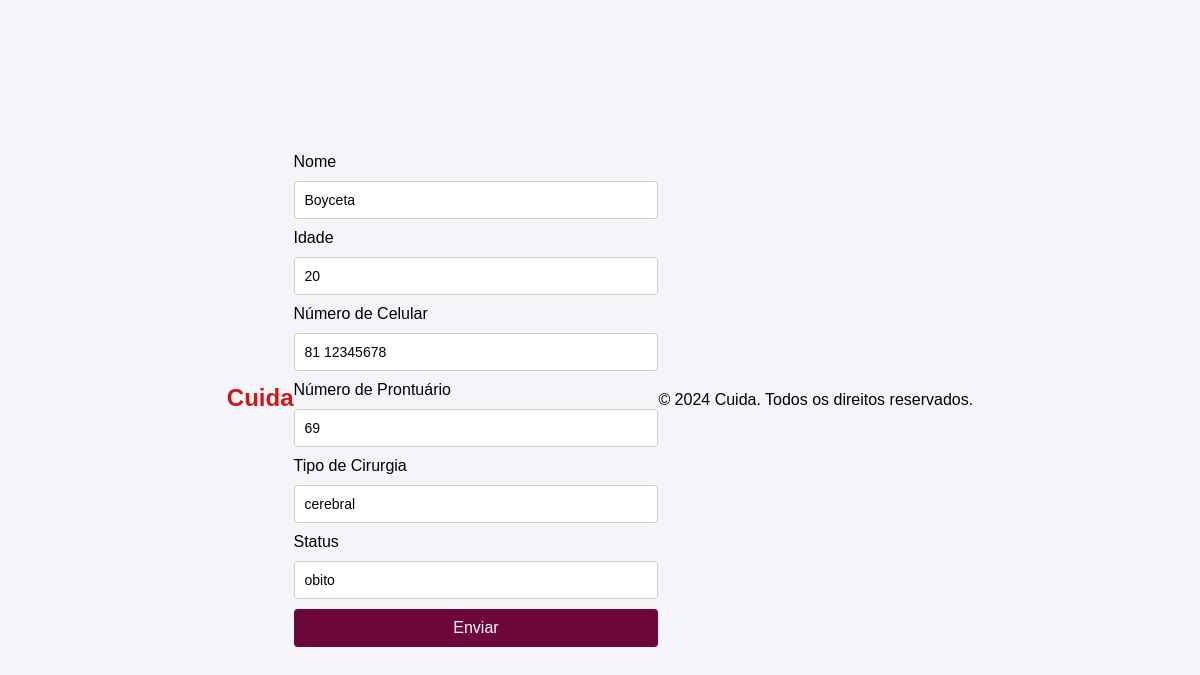
The app's page /update/1/ with its own data.
### app_cuida/models.py (models this page shows, shortened)
class Paciente(models.Model):
    id_paciente = models.AutoField(primary_key=True)
    nome = models.CharField(max_length=25, null=True, blank=True)
    idade = models.IntegerField(null=True, blank=True)
    numero_celular = models.CharField(max_length=15, null=True, blank=True)
    numero_prontuario = models.CharField(max_length=15, null=True, blank=True)
    tipo_cirurgia = models.CharField(max_length=15, null=True, blank=True)
    status = models.CharField(max_length=15, null=True, blank=True)

### app_cuida/views.py (the view, shortened to what this page needs)
# urls.py: path('update/<int:id_paciente>/', views.update, name='update_paciente'),
def update(request, id_paciente):
    if request.method == 'GET':
        paciente = Paciente.objects.filter(id_paciente=id_paciente).first()
        form = PacienteForm(instance=paciente)
        context = {
            'form': form,
        }
        return render(request, 'cadastro/home.html', context)

### app_cuida/forms.py
class PacienteForm(forms.ModelForm):
    class Meta:
        model = Paciente
        fields = '__all__'

### app_cuida/templates/cadastro/home.html (shortened to what this page needs)
{% extends 'base.html' %}
{% load static %}
{% block content %}
<link rel="stylesheet" href="{% static 'css/base.css' %}?v=1.0">
<form action="." method="post">
  <div class="form-group">
    <label for="nome">Nome</label>
    {{ form.nome }}
  </div>
  <div class="form-group">
    <label for="idade">Idade</label>
    {{ form.idade }}
  </div>
  <div class="form-group">
    <label for="numero_celular">Número de Celular</label>
    {{ form.numero_celular }}
  </div>
  <div class="form-group">
    <label for="numero_prontuario">Número de Prontuário</label>
    {{ form.numero_prontuario }}
  </div>
  <div class="form-group">
    <label for="tipo_cirurgia">Tipo de Cirurgia</label>
    {{ form.tipo_cirurgia }}
  </div>
  <div class="form-group">
    <label for="status">Status</label>
    {{ form.status }}
  </div>
  <button type="submit" class="btn btn-primary">Enviar</button>
</form>
{% endblock %}

### static/css/base.css (style rules this page uses)
body { font-family: Arial, sans-serif; background-color: #f4f4f9; margin: 0; padding: 0; display: flex; justify-content: center; align-items: center; height: 100vh; }
input[type="text"], input[type="number"], input[type="tel"] { width: 100%; padding: 10px; margin: 10px 0; border: 1px solid #ccc; border-radius: 4px; box-sizing: border-box; font-size: 14px; }
button { width: 100%; padding: 10px; background-color: #6d063a; border: none; color: white; font-size: 16px; border-radius: 4px; cursor: pointer; transition: background-color 0.3s ease; }

### records on screen
Paciente: nome "Boyceta", idade "20", numero_celular "81 12345678", numero_prontuario "69", tipo_cirurgia "cerebral", status "obito"
